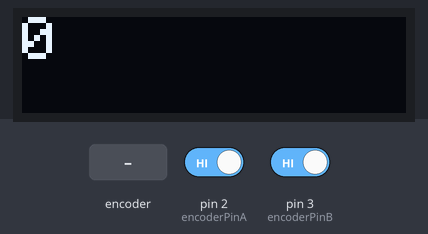
The sketch below on a simulated Arduino Uno, built with avr-gcc and run on an emulated ATmega328P. Parts: 128×32 one-colour display. The inputs (shaded band) are chosen by the test bench; at power-on: pin 2 (encoderPinA) HIGH, pin 3 (encoderPinB) HIGH.

Above: at 1.2 s.
1.3 s: rotary encoder on pin 2 (encoderPinA) / pin 3 (encoderPinB) turned 1 step (first pin leading)
At 1.41 s:
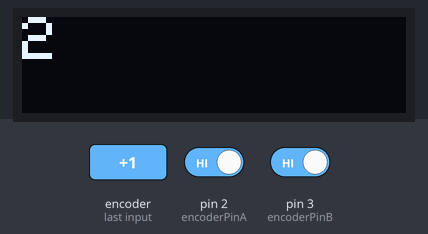
3.0 s: rotary encoder on pin 2 (encoderPinA) / pin 3 (encoderPinB) turned 3 steps (first pin leading)
At 3.23 s:
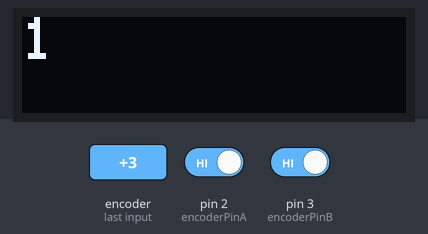
5.1 s: rotary encoder on pin 2 (encoderPinA) / pin 3 (encoderPinB) turned 1 step (first pin leading)
At 5.27 s:
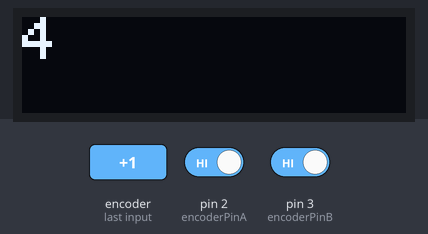
Timing chart, 0 to 8.1 s (numbered marks = the images above; inputs shaded):
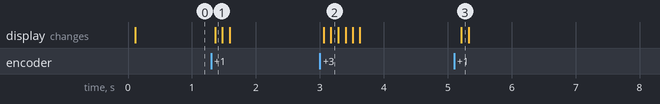

Measured:
- after the input at 1.3 s, the display: changes after 0.06 s (image 1)
- after the input at 3.0 s, the display: first changes after 0.06 s (image 2 shows a later state)
- after the input at 5.1 s, the display: changes after 0.11 s (image 3)

The sketch:

rotary_motor_encoder.ino
```cpp
/**
 * Lettura velocità encoder LPD3806
 */
#include <Wire.h>
#include <Adafruit_GFX.h>
#include <Adafruit_SSD1306.h>
#define SCREEN_WIDTH 128 // OLED display width, in pixels
#define SCREEN_HEIGHT 32 // OLED display height, in pixels
#define OLED_RESET     -1 // Reset pin # (or -1 if sharing Arduino reset pin)
Adafruit_SSD1306 display(SCREEN_WIDTH, SCREEN_HEIGHT, &Wire, OLED_RESET);

// encoder
#define encoderPinA  2
#define encoderPinB  3

volatile long pos = 0;

void setup() {
  pinMode(encoderPinA, INPUT_PULLUP);
  pinMode(encoderPinB, INPUT_PULLUP);

  // encoder pin on interrupt 0 (pin 2)
  attachInterrupt(0, doEncoderA, CHANGE);
  // encoder pin on interrupt 1 (pin 3)
  attachInterrupt(1, doEncoderB, CHANGE);

  //display
  if(!display.begin(SSD1306_SWITCHCAPVCC, 0x3C)) { // Address 0x3C for 128x32
    Serial.println(F("SSD1306 allocation failed"));
    for(;;); // Don't proceed, loop forever
  }
  display.setTextSize(2);      // Normal 1:1 pixel scale
  display.setTextColor(WHITE); // Draw white text
  display.cp437(true);
  display.clearDisplay();
}


unsigned long dt, t1;

void loop() {
  dt = millis() - t1;
  if (dt > 100) {
    //Serial.println(pos);
    display.clearDisplay();
    display.setCursor(0, 0);
    display.print(pos);
    display.display();

    pos = 0;
    t1 = millis();
  }
}

void doEncoderA() {
  // look for a low-to-high on channel A
  if (digitalRead(encoderPinA) == HIGH) {
    // check channel B to see which way encoder is turning
    if (digitalRead(encoderPinB) == LOW) {
      pos = pos + 1;         // CW
    } else {
      pos = pos - 1;         // CCW
    }
  } else {// look for a high-to-low on channel A
    if (digitalRead(encoderPinB) == HIGH) {// check channel B to see which way encoder is turning
      pos = pos + 1;          // CW
    } else {
      pos = pos - 1;          // CCW
    }
  }
}

void doEncoderB() {
  // look for a low-to-high on channel B
  if (digitalRead(encoderPinB) == HIGH) {
    // check channel A to see which way encoder is turning
    if (digitalRead(encoderPinA) == HIGH) {
      pos = pos + 1;         // CW
    } else {
      pos = pos - 1;         // CCW
    }
  } else { // Look for a high-to-low on channel B
    // check channel B to see which way encoder is turning
    if (digitalRead(encoderPinA) == LOW) {
      pos = pos + 1;          // CW
    } else {
      pos = pos - 1;          // CCW
    }
  }
}
```
